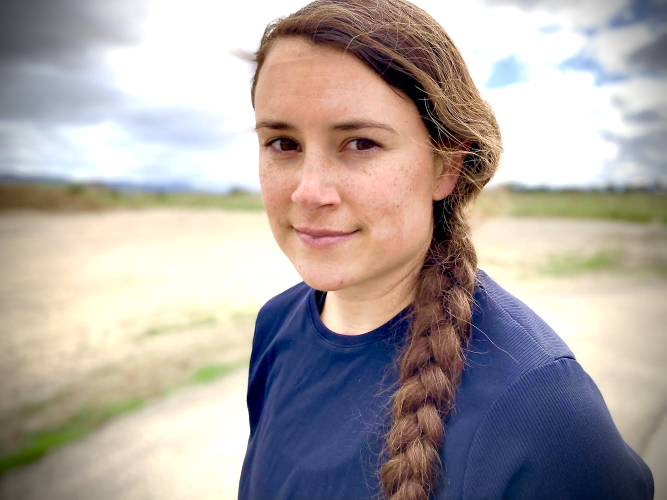
#> input picture PBN/_emily/emily_portrait.jpg, 1333 x 1000 px, found by its file name (shown at 1/2 size)
$ jupyter execute --allow-errors '_nb - paint by number scratch.ipynb'
#> lines starting #> are read from the running program, lines starting #| are printed output that depends on the picture; after the words box and inside, x2 and y2 are one past the last pixel; in counts of white or black regions, pixels touching at a corner belong together
[cell 1]
#https://github.com/Haha89/paint-by-numbers
#https://codegolf.stackexchange.com/questions/42217/paint-by-numbers
#https://www.thepythoncode.com/article/kmeans-for-image-segmentation-opencv-python
#https://docs.opencv.org/4.x/d3/db4/tutorial_py_watershed.html
#https://machinelearningknowledge.ai/image-segmentation-in-python-opencv/
#https://towardsdatascience.com/painting-and-sketching-with-opencv-in-python-4293026d78b
#https://stackoverflow.com/questions/44428315/similar-color-detection-in-python

[cell 2]
import sys
sys.path.append(r'C:\PythonVenv\PaintByNumber\Lib\site-packages')
import cv2, numpy as np, matplotlib.pyplot as plt

[cell 3]
def load_image(_i_path):
    return cv2.imread(_i_path)

def natural_color(_i):
    return cv2.cvtColor(_i, cv2.COLOR_BGR2RGB)

def natural_color_image(_i_path):
    cv2_image = cv2.imread(_i_path)
    return cv2.cvtColor(cv2_image, cv2.COLOR_BGR2RGB)

def display_image(_i):
    plt.imshow(_i)
    plt.colorbar()
    plt.show()

def save_image(_i, _i_path):
    cv2.imwrite(_i_path, _i)

[cell 4]
def segment_kmeans(_im, k=30):
    pixel_values = _im.reshape((-1, 3))
    pixel_values = np.float32(pixel_values)
    criteria = (cv2.TERM_CRITERIA_EPS + cv2.TERM_CRITERIA_MAX_ITER, 100, .3)
    _, labels, (centers) = cv2.kmeans(pixel_values, k, None, criteria, 10, cv2.KMEANS_RANDOM_CENTERS)
    centers = np.uint8(centers)
    labels = labels.flatten()
    segmented_image = centers[labels.flatten()]
    return segmented_image.reshape(_im.shape)

#> (a cell that did not finish here is left out)

#> (a cell that did not finish here is left out)

#> (a cell that did not finish here is left out)

[cell 8]
def foreground_extractor(image_path, rectangle, image=None):
    #https://www.geeksforgeeks.org/python-foreground-extraction-in-an-image-using-grabcut-algorithm/
    # Python program to illustrate
    # foreground extraction using
    # GrabCut algorithm

    # organize imports
#> called with image_path = 'emily_portrait.jpg', rectangle = (450, 550, 920, 450)
    import numpy as np
    import cv2
    from matplotlib import pyplot as plt

    # path to input image specified and
    # image is loaded with imread command
    image = cv2.imread(image_path) if image_path else image
#> image is the input picture: shape (1000, 1333, 3); mean B, G, R 160.7, 164.3, 173.2

    # create a simple mask image similar
    # to the loaded image, with the
    # shape and return type
    mask = np.zeros(image.shape[:2], np.uint8)

    # specify the background and foreground model
    # using numpy the array is constructed of 1 row
    # and 65 columns, and all array elements are 0
    # Data type for the array is np.float64 (default)
    backgroundModel = np.zeros((1, 65), np.float64)
    foregroundModel = np.zeros((1, 65), np.float64)

    # define the Region of Interest (ROI)
    # as the coordinates of the rectangle
    # where the values are entered as
    # (startingPoint_x, startingPoint_y, width, height)
    # these coordinates are according to the input image
    # it may vary for different images
    #rectangle -- parameterized

    # apply the grabcut algorithm with appropriate
    # values as parameters, number of iterations = 3
    # cv2.GC_INIT_WITH_RECT is used because
    # of the rectangle mode is used
    cv2.grabCut(image, mask, rectangle,
                backgroundModel, foregroundModel,
                3, cv2.GC_INIT_WITH_RECT)

    # In the new mask image, pixels will
    # be marked with four flags
    # four flags denote the background / foreground
    # mask is changed, all the 0 and 2 pixels
    # are converted to the background
    # mask is changed, all the 1 and 3 pixels
    # are now the part of the foreground
    # the return type is also mentioned,
    # this gives us the final mask
    mask2 = np.where((mask == 2)|(mask == 0), 0, 1).astype('uint8')

    # The final mask is multiplied with
    # the input image to give the segmented image.
    image = image * mask2[:, :, np.newaxis]
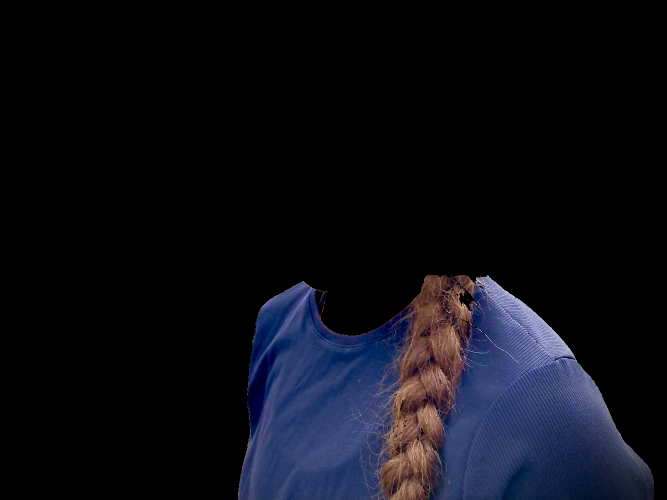
#> image: shape (1000, 1333, 3) (shown at 1/2 size); mean B, G, R 21, 13.3, 12.2

    display_image(image)
#> in display_image, `plt.show()`:
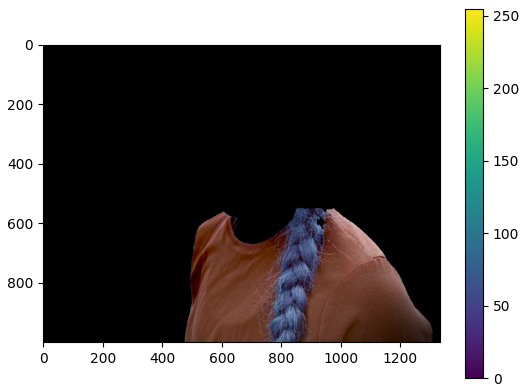
#> figure drawn by matplotlib, 2 panels; B, G, R data is drawn as R, G, B

    return image, mask2

#> (a cell that did not finish here is left out)

[cell 10]
img_body, mask_body = foreground_extractor(image_path="emily_portrait.jpg", rectangle=(450, 550, 920, 450))
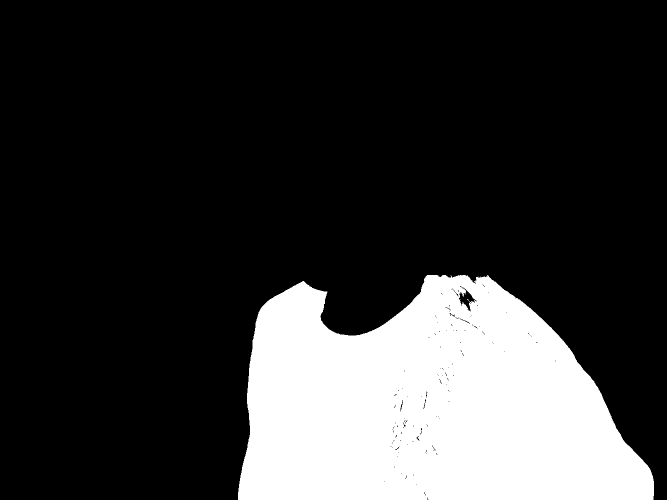
#> mask_body: shape (1000, 1333) (shown at 1/2 size); values 0 (black) and 1 (white), 21.1% white; 2 white regions (1 under 20 px), largest, box (x1, y1, x2, y2) and area: (476, 550, 1308, 1000) 280783

[cell 11]
display_image(natural_color_image("emily_portrait.jpg"))
#> in display_image (call 2), `plt.show()`:
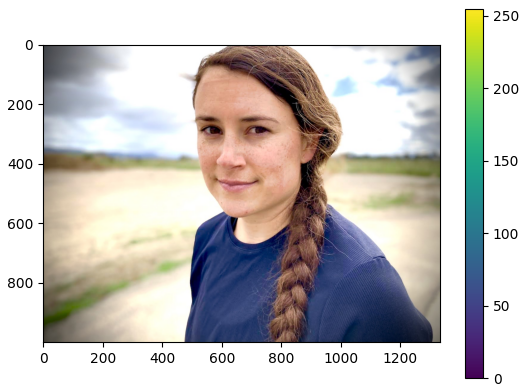
#> figure drawn by matplotlib, 2 panels

$ run again, with PBN/_misc/sample_bear.jpg copied over PBN/_emily/emily_portrait.jpg
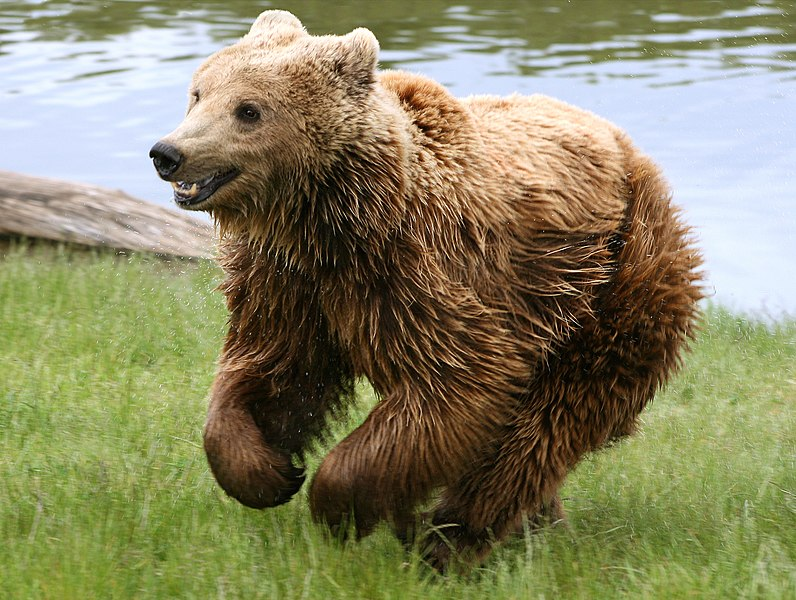
#> input picture PBN/_misc/sample_bear.jpg, 796 x 600 px, found by its file name
#> in foreground_extractor, image is the input picture: shape (600, 796, 3); mean B, G, R 99.3, 132.8, 135.9
#> image: shape (600, 796, 3); every value is 0
#> in display_image, `plt.show()`:
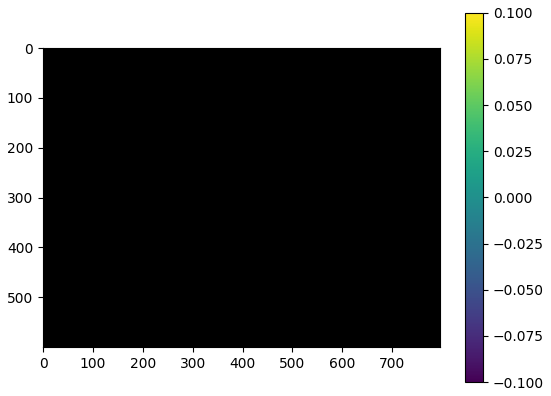
#> figure drawn by matplotlib, 2 panels
#> mask_body: shape (600, 796); every value is 0
#> in display_image (call 2), `plt.show()`:
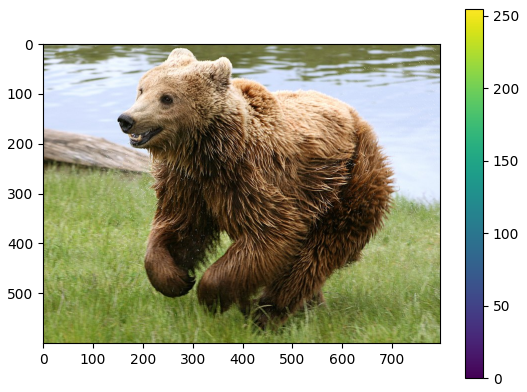
#> figure drawn by matplotlib, 2 panels
